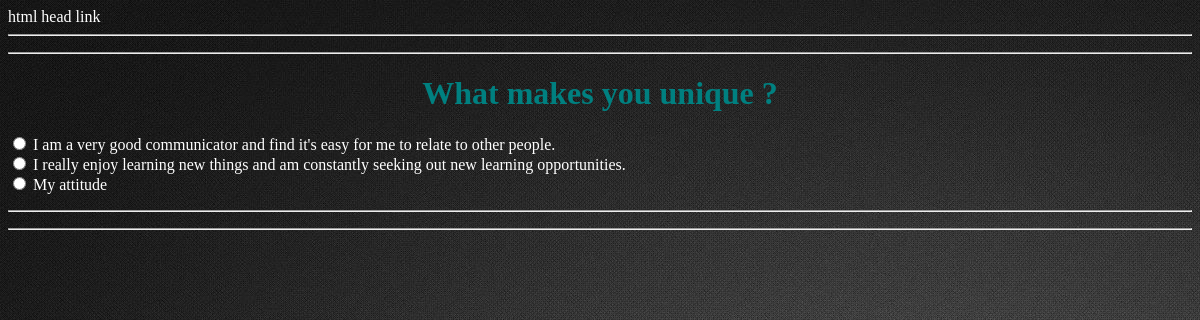
Page /welcome/1/ on the committed database.
### welcome/models.py (models this page shows, shortened)
class Question(models.Model):
    question_text = models.CharField(max_length=100)
    pub_date = models.DateTimeField('data published')

class choice(models.Model):
    choice_text=models.CharField(max_length=200)
    votes=models.IntegerField(default=0)
    question=models.ForeignKey(Question,on_delete=models.CASCADE)

### welcome/views.py (the view)
# urls.py: re_path(r'^(?P<question_id>[0-9]+)/$',views.detail,name="welcome.detail"),
def detail(request, question_id):
    question = get_object_or_404(Question , pk=question_id)
    template = loader.get_template('welcome/detail.html')
    context = RequestContext(request, {
        'question':question
    })
    return HttpResponse(template.render(context.flatten()))

### welcome/templates/welcome/detail.html (shortened to what this page needs)
{% extends 'welcome/base.html' %}
{% block main_content %}
<h1> {{question.question_text}}</h1>
<form action = {% url 'welcome.vote' question.id %}"  method="post">
    {% for choice in question.choice_set.all %}
       <input type="radio" name="choice" id="choice{{forloop.counter}}" value="{{choice.id}}"/>
       <label for="choice{{forloop.counter}}"> {{choice.choice_text}}</label> <br>
    {% endfor %}
</form>
{% endblock %}

### welcome/templates/welcome/base.html (shortened to what this page needs)
{% load static %}
<!DOCTYPE html>
<html lang="en">
<head>
    <link rel="stylesheet" type="text/css" href="{% static 'welcome/style.css' %}" />
</head>
<body>
<hr>
<hr>
{% block main_content %}
{% endblock %}
{% include "welcome/footer.html" %}
</body>
</html>

### welcome/templates/welcome/footer.html (shortened to what this page needs)
<hr>
<hr>

### welcome/static/welcome/style.css (style rules this page uses)
body { color : white ; background: white url("images/grey2.jpg") ; }
h1 { text-align: center; color : Teal }

### rows in the picture
Question: question_text "What makes you unique ?"
choice: choice_text "I am a very good communicator and find it's easy for me to relate to other people."
choice: choice_text "I really enjoy learning new things and am constantly seeking out new learning opportunities."
choice: choice_text "My attitude"
